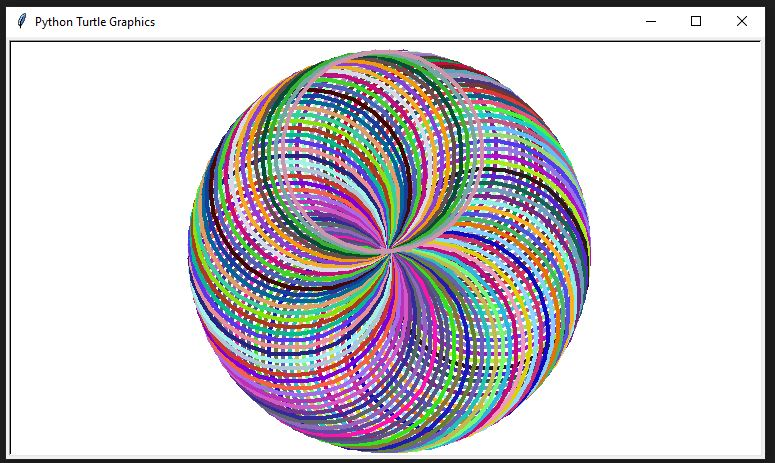

This figure's Python source:
from turtle import *
import random


tim=Turtle()

#Program3 : Spirograph

colormode(255)
tim.pensize(4)
tim.speed("fastest")

def random_colour():
    r=random.randint(0,255)
    g=random.randint(0,255)
    b=random.randint(0,255)
    return (r,g,b)

def draw_spirograph(gap_angle):
    for x in range(int(360/gap_angle)):
       tim.color(random_colour())
       tim.circle(100)
       tim.right(gap_angle)

draw_spirograph(4)




screen = Screen()
screen.exitonclick()














# Program 1
#
# colours=input("colors").split()
# def draw_shape(num_sides):
#     for _ in range(num_sides):
#         tim.forward(100)
#         tim.right(360 / num_sides)
#
# for x in range(3,11):
#     tim.color(random.choice(colours))
#     draw_shape(x)



#Program 2: Random Walk
#
# colormode(255)
# def random_colour():
#     r=random.randint(0,255)
#     g=random.randint(0,255)
#     b=random.randint(0,255)
#     return (r,g,b)
#
#
# direction=[0, 90, 180, 270]
# tim.pensize(10)
# tim.speed("fastest")
#
# for _ in range(100):
#     tim.color(random_colour())
#     tim.forward(40)
#     tim.setheading(random.choice(direction))


#Program3 : Spirograph
#
# colormode(255)
# tim.pensize(1)
# tim.speed("fastest")
#
# def random_colour():
#     r=random.randint(0,255)
#     g=random.randint(0,255)
#     b=random.randint(0,255)
#     return (r,g,b)
#
# def draw_spirograph(gap_angle):
#     for x in range(int(360/gap_angle)):
#        tim.color(random_colour())
#        tim.circle(100)
#        tim.right(gap_angle)
#
# draw_spirograph(4)
